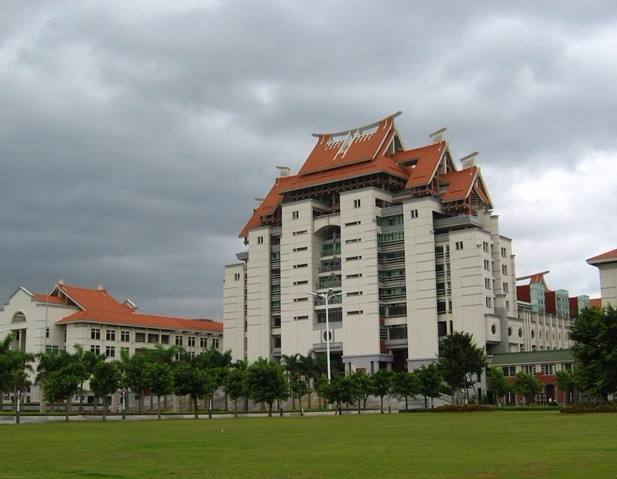
#> input picture myimages/7.jpg, 617 x 479 px
$ python demo07.py
#> lines starting #> are read from the running program, lines starting #| are printed output that depends on the picture
#> further down, image is the input picture: shape (479, 617, 3); mean B, G, R 128.7, 139, 135.2

import cv2
import random
import matplotlib.pyplot as plt
from PIL import Image
import numpy as np


'''opencv+PIL 改变图像通道数'''

def change_channels(img):

    # 分离原来图像的通道
    # 使用PIL进行通道分离和合并，先将openCV格式转换为PIL.Image
    pil_image = Image.fromarray(cv2.cvtColor(img, cv2.COLOR_BGR2RGB))
    # 分离rgb通道
    r, g, b = pil_image.split()
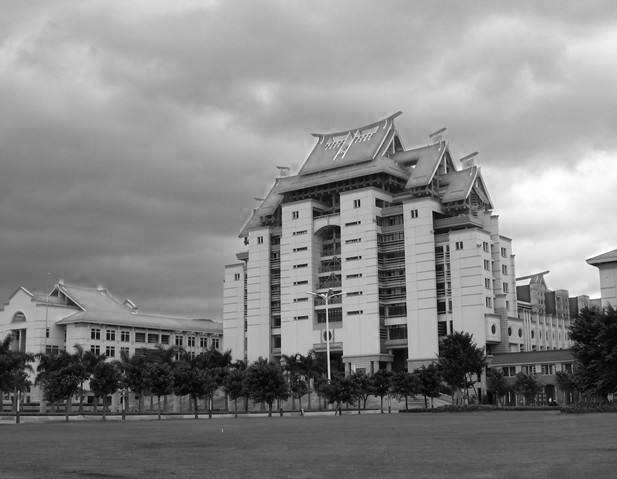
#> r: PIL image 617x479 L; min 0, max 255, mean 135.2
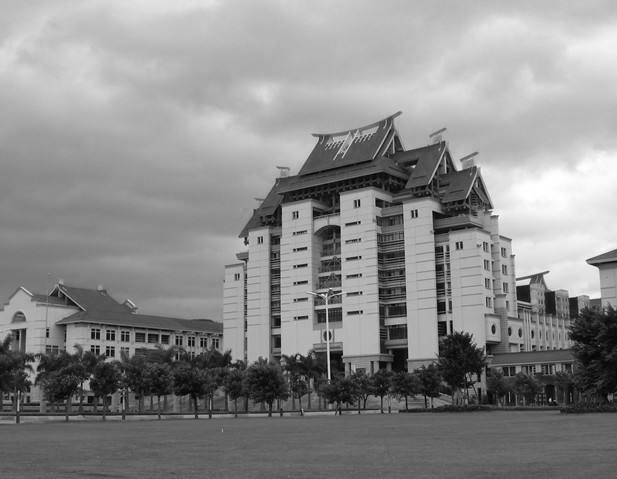
#> g: PIL image 617x479 L; min 0, max 255, mean 139
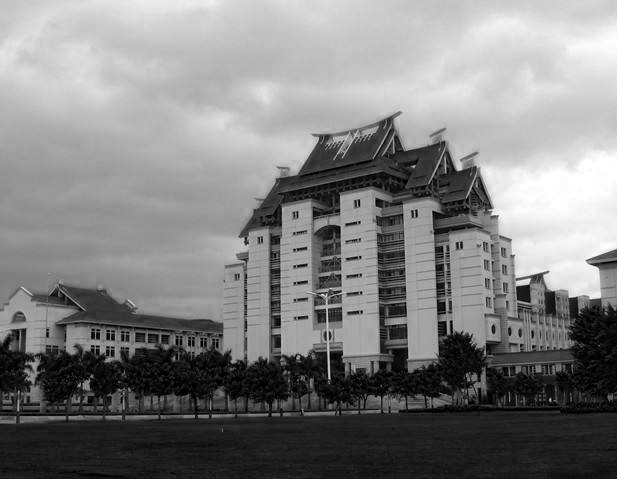
#> b: PIL image 617x479 L; min 0, max 255, mean 128.7
    channel_list = [r, g, b]
    # 随机打乱顺序后
    random.shuffle(channel_list)
    # 进行通道合并
    new_pil_image = Image.merge('RGB', tuple(channel_list))
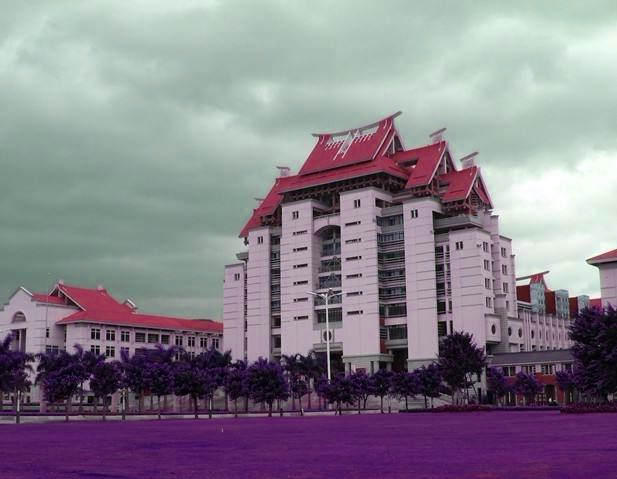
#> new_pil_image: PIL image 617x479 RGB; mean R, G, B 135.2, 128.7, 139
    # PIL.Image 格式转换为openCV格式
    new_image = cv2.cvtColor(np.asarray(new_pil_image), cv2.COLOR_RGB2BGR)
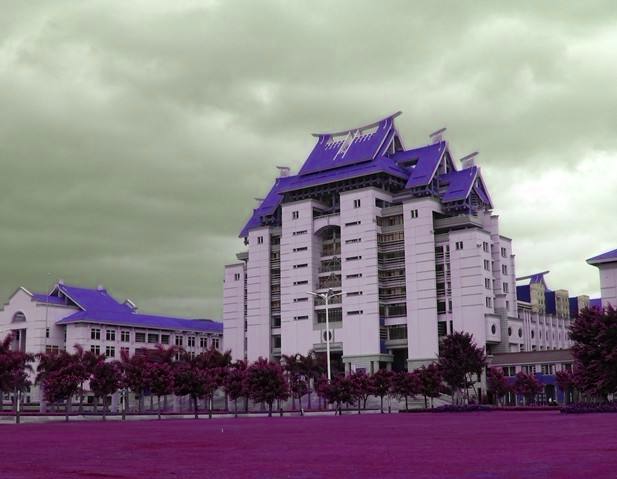
#> new_image: shape (479, 617, 3); mean R, G, B 139, 128.7, 135.2

    return new_image

if __name__ == '__main__':

    image = cv2.imread('../myimages/7.jpg')

    # 调用改变通道函数
    new_image = change_channels(image)
    # 将新的图片写在本地
    cv2.imwrite('new_image7.jpg', new_image)

    # 也可以在窗口查看效果
    plt.subplot(121), plt.imshow(image), plt.title('Input')
    plt.subplot(122), plt.imshow(new_image), plt.title('Output')
    plt.show()
#> figure, not shown here; B, G, R data is drawn as R, G, B

$ run again, with myimages/2.jpg copied over myimages/7.jpg
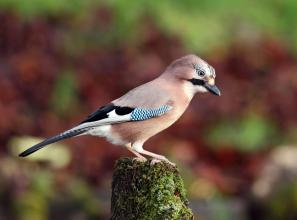
#> input picture myimages/2.jpg, 297 x 220 px
#> image is the input picture: shape (220, 297, 3); mean B, G, R 61.1, 81.8, 101.3
#> in change_channels, `r, g, b = pil_image.split()`:
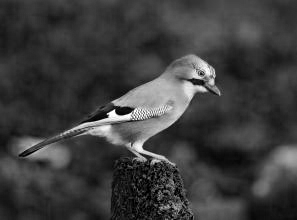
#> b: PIL image 297x220 L; min 0, max 255, mean 61.1
#> in change_channels, `new_image = cv2.cvtColor(np.asarray(new_pil_image), cv2.COLOR_RGB2BGR)`:
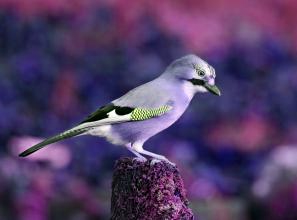
#> new_image: shape (220, 297, 3); mean R, G, B 81.8, 61.1, 101.3

$ run again, with myimages/3.jpg copied over myimages/7.jpg
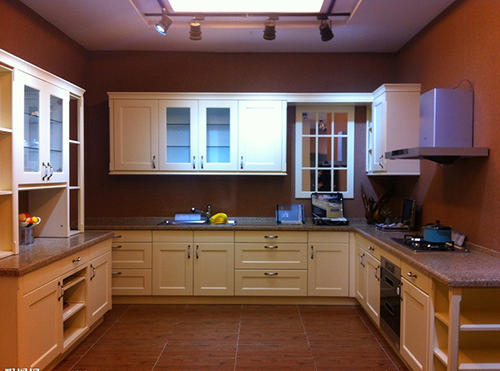
#> input picture myimages/3.jpg, 500 x 371 px
#> image is the input picture: shape (371, 500, 3); mean B, G, R 76.4, 86.6, 116.9
#> in change_channels, `r, g, b = pil_image.split()`:
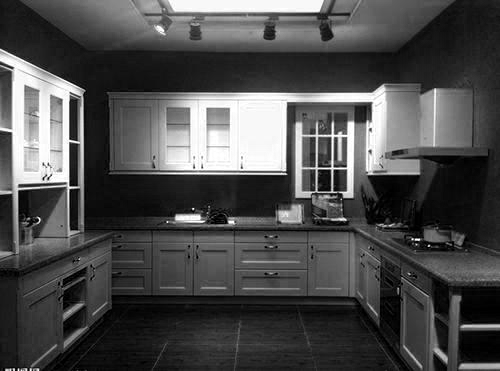
#> b: PIL image 500x371 L; min 0, max 255, mean 76.4
#> in change_channels, `new_image = cv2.cvtColor(np.asarray(new_pil_image), cv2.COLOR_RGB2BGR)`:
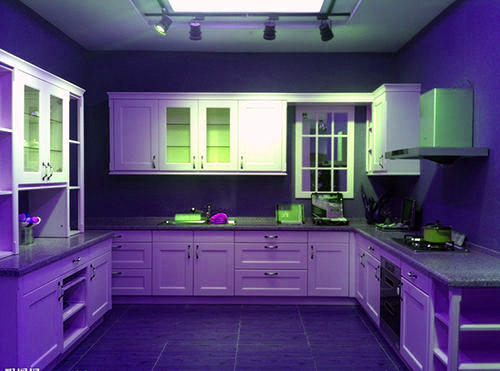
#> new_image: shape (371, 500, 3); mean R, G, B 86.6, 76.4, 116.9

$ run again, with myimages/4.jpg copied over myimages/7.jpg
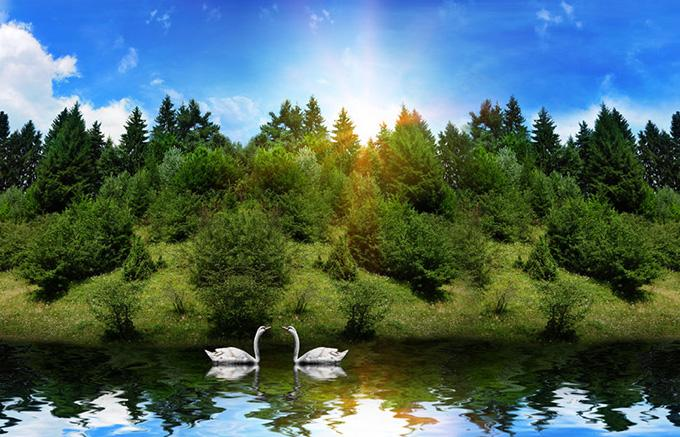
#> input picture myimages/4.jpg, 680 x 437 px
#> image is the input picture: shape (437, 680, 3); mean B, G, R 98.2, 105.6, 80.1
#> in change_channels, `r, g, b = pil_image.split()`:
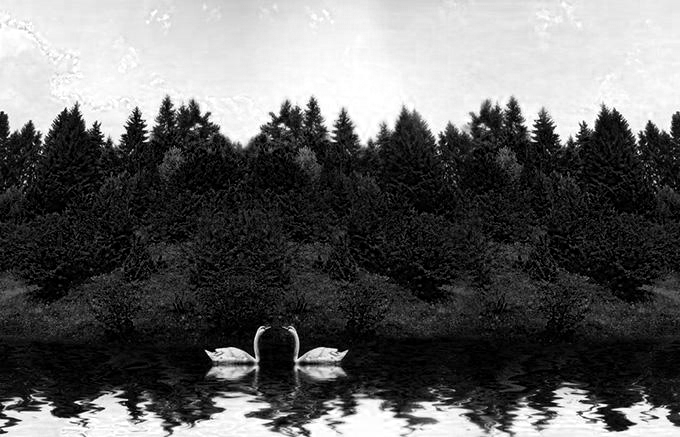
#> b: PIL image 680x437 L; min 0, max 255, mean 98.2
#> in change_channels, `new_image = cv2.cvtColor(np.asarray(new_pil_image), cv2.COLOR_RGB2BGR)`:
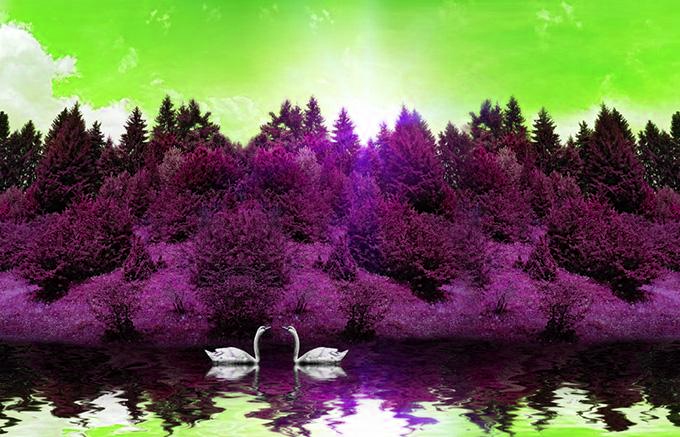
#> new_image: shape (437, 680, 3); mean R, G, B 105.6, 98.2, 80.1
